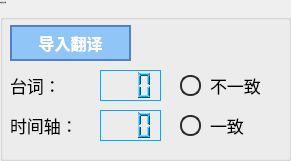
   <widget class="QGroupBox" name="groupBox_4">
    <property name="geometry">
     <rect>
      <x>530</x>
      <y>270</y>
      <width>291</width>
      <height>161</height>
     </rect>
    </property>
    <property name="font">
     <font>
      <family>微软雅黑</family>
      <pointsize>-1</pointsize>
     </font>
    </property>
    <property name="title">
     <string>内嵌英文字幕</string>
    </property>
    <widget class="QLabel" name="label_24">
     <property name="geometry">
      <rect>
       <x>10</x>
       <y>70</y>
       <width>61</width>
       <height>31</height>
      </rect>
     </property>
     <property name="font">
      <font>
       <family>微软雅黑</family>
       <pointsize>13</pointsize>
      </font>
     </property>
     <property name="text">
      <string>台词：</string>
     </property>
    </widget>
    <widget class="QLCDNumber" name="cnlines_2">
     <property name="geometry">
      <rect>
       <x>100</x>
       <y>70</y>
       <width>61</width>
       <height>31</height>
      </rect>
     </property>
     <property name="palette">
      <palette>
       <active>
        <colorrole role="WindowText">
         <brush brushstyle="SolidPattern">
          <color alpha="255">
           <red>0</red>
           <green>170</green>
           <blue>255</blue>
          </color>
         </brush>
        </colorrole>
        <colorrole role="Button">
         <brush brushstyle="SolidPattern">
          <color alpha="255">
           <red>179</red>
           <green>216</green>
           <blue>247</blue>
          </color>
         </brush>
        </colorrole>
        <colorrole role="Light">
         <brush brushstyle="SolidPattern">
          <color alpha="255">
           <red>127</red>
           <green>213</green>
           <blue>255</blue>
          </color>
         </brush>
        </colorrole>
        <colorrole role="Midlight">
         <brush brushstyle="SolidPattern">
          <color alpha="255">
           <red>63</red>
           <green>191</green>
           <blue>255</blue>
          </color>
         </brush>
        </colorrole>
        <colorrole role="Dark">
         <brush brushstyle="SolidPattern">
          <color alpha="255">
           <red>0</red>
           <green>85</green>
           <blue>127</blue>
          </color>
         </brush>
        </colorrole>
        <colorrole role="Mid">
         <brush brushstyle="SolidPattern">
          <color alpha="255">
           <red>0</red>
           <green>113</green>
           <blue>170</blue>
          </color>
         </brush>
        </colorrole>
        <colorrole role="Text">
         <brush brushstyle="SolidPattern">
          <color alpha="255">
           <red>0</red>
           <green>0</green>
           <blue>0</blue>
          </color>
         </brush>
        </colorrole>
        <colorrole role="BrightText">
         <brush brushstyle="SolidPattern">
          <color alpha="255">
           <red>255</red>
           <green>255</green>
           <blue>255</blue>
          </color>
         </brush>
        </colorrole>
        <colorrole role="ButtonText">
         <brush brushstyle="SolidPattern">
          <color alpha="255">
           <red>0</red>
           <green>0</green>
           <blue>0</blue>
          </color>
         </brush>
        </colorrole>
        <colorrole role="Base">
         <brush brushstyle="SolidPattern">
          <color alpha="255">
           <red>179</red>
           <green>216</green>
           <blue>247</blue>
          </color>
         </brush>
        </colorrole>
        <colorrole role="Window">
         <brush brushstyle="SolidPattern">
          <color alpha="255">
           <red>179</red>
           <green>216</green>
           <blue>247</blue>
          </color>
         </brush>
        </colorrole>
        <colorrole role="Shadow">
         <brush brushstyle="SolidPattern">
          <color alpha="255">
           <red>0</red>
           <green>0</green>
           <blue>0</blue>
          </color>
         </brush>
        </colorrole>
        <colorrole role="AlternateBase">
         <brush brushstyle="SolidPattern">
          <color alpha="255">
           <red>127</red>
           <green>212</green>
           <blue>255</blue>
          </color>
         </brush>
        </colorrole>
        <colorrole role="ToolTipBase">
         <brush brushstyle="SolidPattern">
          <color alpha="255">
           <red>255</red>
           <green>255</green>
           <blue>220</blue>
          </color>
         </brush>
        </colorrole>
        <colorrole role="ToolTipText">
         <brush brushstyle="SolidPattern">
          <color alpha="255">
           <red>0</red>
           <green>0</green>
           <blue>0</blue>
          </color>
         </brush>
        </colorrole>
        <colorrole role="PlaceholderText">
         <brush brushstyle="SolidPattern">
          <color alpha="128">
           <red>0</red>
           <green>0</green>
           <blue>0</blue>
          </color>
         </brush>
        </colorrole>
       </active>
       <inactive>
        <colorrole role="WindowText">
         <brush brushstyle="SolidPattern">
          <color alpha="255">
           <red>0</red>
           <green>170</green>
           <blue>255</blue>
          </color>
         </brush>
        </colorrole>
        <colorrole role="Button">
         <brush brushstyle="SolidPattern">
          <color alpha="255">
           <red>179</red>
           <green>216</green>
           <blue>247</blue>
          </color>
         </brush>
        </colorrole>
        <colorrole role="Light">
         <brush brushstyle="SolidPattern">
          <color alpha="255">
           <red>127</red>
           <green>213</green>
           <blue>255</blue>
          </color>
         </brush>
        </colorrole>
        <colorrole role="Midlight">
         <brush brushstyle="SolidPattern">
          <color alpha="255">
           <red>63</red>
           <green>191</green>
           <blue>255</blue>
          </color>
         </brush>
        </colorrole>
        <colorrole role="Dark">
         <brush brushstyle="SolidPattern">
          <color alpha="255">
           <red>0</red>
           <green>85</green>
           <blue>127</blue>
          </color>
         </brush>
        </colorrole>
        <colorrole role="Mid">
         <brush brushstyle="SolidPattern">
          <color alpha="255">
           <red>0</red>
           <green>113</green>
           <blue>170</blue>
          </color>
         </brush>
        </colorrole>
        <colorrole role="Text">
         <brush brushstyle="SolidPattern">
          <color alpha="255">
           <red>0</red>
           <green>0</green>
           <blue>0</blue>
          </color>
         </brush>
        </colorrole>
        <colorrole role="BrightText">
         <brush brushstyle="SolidPattern">
          <color alpha="255">
           <red>255</red>
           <green>255</green>
           <blue>255</blue>
          </color>
         </brush>
        </colorrole>
        <colorrole role="ButtonText">
         <brush brushstyle="SolidPattern">
          <color alpha="255">
           <red>0</red>
           <green>0</green>
           <blue>0</blue>
          </color>
         </brush>
        </colorrole>
        <colorrole role="Base">
         <brush brushstyle="SolidPattern">
          <color alpha="255">
           <red>179</red>
           <green>216</green>
           <blue>247</blue>
          </color>
         </brush>
        </colorrole>
        <colorrole role="Window">
         <brush brushstyle="SolidPattern">
          <color alpha="255">
           <red>179</red>
           <green>216</green>
           <blue>247</blue>
          </color>
         </brush>
        </colorrole>
        <colorrole role="Shadow">
         <brush brushstyle="SolidPattern">
          <color alpha="255">
           <red>0</red>
           <green>0</green>
           <blue>0</blue>
          </color>
         </brush>
        </colorrole>
        <colorrole role="AlternateBase">
         <brush brushstyle="SolidPattern">
          <color alpha="255">
           <red>127</red>
           <green>212</green>
           <blue>255</blue>
          </color>
         </brush>
        </colorrole>
        <colorrole role="ToolTipBase">
         <brush brushstyle="SolidPattern">
          <color alpha="255">
           <red>255</red>
           <green>255</green>
           <blue>220</blue>
          </color>
         </brush>
        </colorrole>
        <colorrole role="ToolTipText">
         <brush brushstyle="SolidPattern">
          <color alpha="255">
           <red>0</red>
           <green>0</green>
           <blue>0</blue>
          </color>
         </brush>
        </colorrole>
        <colorrole role="PlaceholderText">
         <brush brushstyle="SolidPattern">
          <color alpha="128">
           <red>0</red>
           <green>0</green>
           <blue>0</blue>
          </color>
         </brush>
        </colorrole>
       </inactive>
       <disabled>
        <colorrole role="WindowText">
         <brush brushstyle="SolidPattern">
          <color alpha="255">
           <red>0</red>
           <green>85</green>
           <blue>127</blue>
          </color>
         </brush>
        </colorrole>
        <colorrole role="Button">
         <brush brushstyle="SolidPattern">
          <color alpha="255">
           <red>179</red>
           <green>216</green>
           <blue>247</blue>
          </color>
         </brush>
        </colorrole>
        <colorrole role="Light">
         <brush brushstyle="SolidPattern">
          <color alpha="255">
           <red>127</red>
           <green>213</green>
           <blue>255</blue>
          </color>
         </brush>
        </colorrole>
        <colorrole role="Midlight">
         <brush brushstyle="SolidPattern">
          <color alpha="255">
           <red>63</red>
           <green>191</green>
           <blue>255</blue>
          </color>
         </brush>
        </colorrole>
        <colorrole role="Dark">
         <brush brushstyle="SolidPattern">
          <color alpha="255">
           <red>0</red>
           <green>85</green>
           <blue>127</blue>
          </color>
         </brush>
        </colorrole>
        <colorrole role="Mid">
         <brush brushstyle="SolidPattern">
          <color alpha="255">
           <red>0</red>
           <green>113</green>
           <blue>170</blue>
          </color>
         </brush>
        </colorrole>
        <colorrole role="Text">
         <brush brushstyle="SolidPattern">
          <color alpha="255">
           <red>0</red>
           <green>85</green>
           <blue>127</blue>
          </color>
         </brush>
        </colorrole>
        <colorrole role="BrightText">
         <brush brushstyle="SolidPattern">
          <color alpha="255">
           <red>255</red>
           <green>255</green>
           <blue>255</blue>
          </color>
         </brush>
        </colorrole>
        <colorrole role="ButtonText">
         <brush brushstyle="SolidPattern">
          <color alpha="255">
           <red>0</red>
           <green>85</green>
           <blue>127</blue>
          </color>
         </brush>
        </colorrole>
        <colorrole role="Base">
         <brush brushstyle="SolidPattern">
          <color alpha="255">
           <red>179</red>
           <green>216</green>
           <blue>247</blue>
          </color>
         </brush>
        </colorrole>
        <colorrole role="Window">
         <brush brushstyle="SolidPattern">
          <color alpha="255">
           <red>179</red>
           <green>216</green>
           <blue>247</blue>
          </color>
         </brush>
        </colorrole>
        <colorrole role="Shadow">
         <brush brushstyle="SolidPattern">
          <color alpha="255">
           <red>0</red>
           <green>0</green>
           <blue>0</blue>
          </color>
         </brush>
        </colorrole>
        <colorrole role="AlternateBase">
         <brush brushstyle="SolidPattern">
          <color alpha="255">
           <red>0</red>
           <green>170</green>
           <blue>255</blue>
          </color>
         </brush>
        </colorrole>
        <colorrole role="ToolTipBase">
         <brush brushstyle="SolidPattern">
          <color alpha="255">
           <red>255</red>
           <green>255</green>
           <blue>220</blue>
          </color>
         </brush>
        </colorrole>
        <colorrole role="ToolTipText">
         <brush brushstyle="SolidPattern">
          <color alpha="255">
           <red>0</red>
           <green>0</green>
           <blue>0</blue>
          </color>
         </brush>
        </colorrole>
        <colorrole role="PlaceholderText">
         <brush brushstyle="SolidPattern">
          <color alpha="128">
           <red>0</red>
           <green>0</green>
           <blue>0</blue>
          </color>
         </brush>
        </colorrole>
       </disabled>
      </palette>
     </property>
     <property name="frameShape">
      <enum>QFrame::Panel</enum>
     </property>
     <property name="frameShadow">
      <enum>QFrame::Plain</enum>
     </property>
     <property name="lineWidth">
      <number>1</number>
     </property>
     <property name="smallDecimalPoint">
      <bool>false</bool>
     </property>
     <property name="digitCount">
      <number>3</number>
     </property>
     <property name="mode">
      <enum>QLCDNumber::Dec</enum>
     </property>
     <property name="segmentStyle">
      <enum>QLCDNumber::Filled</enum>
     </property>
     <property name="intValue" stdset="0">
      <number>0</number>
     </property>
    </widget>
    <widget class="QPushButton" name="importcn">
     <property name="geometry">
      <rect>
       <x>10</x>
       <y>25</y>
       <width>121</width>
       <height>36</height>
      </rect>
     </property>
     <property name="font">
      <font>
       <family>微软雅黑</family>
       <pointsize>12</pointsize>
       <weight>75</weight>
       <bold>true</bold>
      </font>
     </property>
     <property name="styleSheet">
      <string notr="true">QPushButton{
        border: solid;
		border-width:2px;
		border-color:rgb(84,127,201);
}

QPushButton:enabled:hover
{
        background: rgb(104, 167, 218);
        color: white;
}

QPushButton:enabled 
{
        background: rgb(144, 197, 248);
        color: white;
}

QPushButton:enabled:pressed{
        background: rgb(124, 147, 255);
		border-color:rgb(104,147,231);
}</string>
     </property>
     <property name="text">
      <string>导入翻译</string>
     </property>
    </widget>
    <widget class="QLabel" name="label_25">
     <property name="geometry">
      <rect>
       <x>10</x>
       <y>110</y>
       <width>81</width>
       <height>31</height>
      </rect>
     </property>
     <property name="font">
      <font>
       <family>微软雅黑</family>
       <pointsize>13</pointsize>
      </font>
     </property>
     <property name="text">
      <string>时间轴：</string>
     </property>
    </widget>
    <widget class="QLCDNumber" name="timelineled">
     <property name="geometry">
      <rect>
       <x>100</x>
       <y>110</y>
       <width>61</width>
       <height>31</height>
      </rect>
     </property>
     <property name="palette">
      <palette>
       <active>
        <colorrole role="WindowText">
         <brush brushstyle="SolidPattern">
          <color alpha="255">
           <red>0</red>
           <green>170</green>
           <blue>255</blue>
          </color>
         </brush>
        </colorrole>
        <colorrole role="Button">
         <brush brushstyle="SolidPattern">
          <color alpha="255">
           <red>179</red>
           <green>216</green>
           <blue>247</blue>
          </color>
         </brush>
        </colorrole>
        <colorrole role="Light">
         <brush brushstyle="SolidPattern">
          <color alpha="255">
           <red>127</red>
           <green>213</green>
           <blue>255</blue>
          </color>
         </brush>
        </colorrole>
        <colorrole role="Midlight">
         <brush brushstyle="SolidPattern">
          <color alpha="255">
           <red>63</red>
           <green>191</green>
           <blue>255</blue>
          </color>
         </brush>
        </colorrole>
        <colorrole role="Dark">
         <brush brushstyle="SolidPattern">
          <color alpha="255">
           <red>0</red>
           <green>85</green>
           <blue>127</blue>
          </color>
         </brush>
        </colorrole>
        <colorrole role="Mid">
         <brush brushstyle="SolidPattern">
          <color alpha="255">
           <red>0</red>
           <green>113</green>
           <blue>170</blue>
          </color>
         </brush>
        </colorrole>
        <colorrole role="Text">
         <brush brushstyle="SolidPattern">
          <color alpha="255">
           <red>0</red>
           <green>0</green>
           <blue>0</blue>
          </color>
         </brush>
        </colorrole>
        <colorrole role="BrightText">
         <brush brushstyle="SolidPattern">
          <color alpha="255">
           <red>255</red>
           <green>255</green>
           <blue>255</blue>
          </color>
         </brush>
        </colorrole>
        <colorrole role="ButtonText">
         <brush brushstyle="SolidPattern">
          <color alpha="255">
           <red>0</red>
           <green>0</green>
           <blue>0</blue>
          </color>
         </brush>
        </colorrole>
        <colorrole role="Base">
         <brush brushstyle="SolidPattern">
          <color alpha="255">
           <red>179</red>
           <green>216</green>
           <blue>247</blue>
          </color>
         </brush>
        </colorrole>
        <colorrole role="Window">
         <brush brushstyle="SolidPattern">
          <color alpha="255">
           <red>179</red>
           <green>216</green>
           <blue>247</blue>
          </color>
         </brush>
        </colorrole>
        <colorrole role="Shadow">
         <brush brushstyle="SolidPattern">
          <color alpha="255">
           <red>0</red>
           <green>0</green>
           <blue>0</blue>
          </color>
         </brush>
        </colorrole>
        <colorrole role="AlternateBase">
         <brush brushstyle="SolidPattern">
          <color alpha="255">
           <red>127</red>
           <green>212</green>
           <blue>255</blue>
          </color>
         </brush>
        </colorrole>
        <colorrole role="ToolTipBase">
         <brush brushstyle="SolidPattern">
          <color alpha="255">
           <red>255</red>
           <green>255</green>
           <blue>220</blue>
          </color>
         </brush>
        </colorrole>
        <colorrole role="ToolTipText">
         <brush brushstyle="SolidPattern">
          <color alpha="255">
           <red>0</red>
           <green>0</green>
           <blue>0</blue>
          </color>
         </brush>
        </colorrole>
        <colorrole role="PlaceholderText">
         <brush brushstyle="SolidPattern">
          <color alpha="128">
           <red>0</red>
           <green>0</green>
           <blue>0</blue>
          </color>
         </brush>
        </colorrole>
       </active>
       <inactive>
        <colorrole role="WindowText">
         <brush brushstyle="SolidPattern">
          <color alpha="255">
           <red>0</red>
           <green>170</green>
           <blue>255</blue>
          </color>
         </brush>
        </colorrole>
        <colorrole role="Button">
         <brush brushstyle="SolidPattern">
          <color alpha="255">
           <red>179</red>
           <green>216</green>
           <blue>247</blue>
          </color>
         </brush>
        </colorrole>
        <colorrole role="Light">
         <brush brushstyle="SolidPattern">
          <color alpha="255">
           <red>127</red>
           <green>213</green>
           <blue>255</blue>
          </color>
         </brush>
        </colorrole>
        <colorrole role="Midlight">
         <brush brushstyle="SolidPattern">
          <color alpha="255">
           <red>63</red>
           <green>191</green>
           <blue>255</blue>
          </color>
         </brush>
        </colorrole>
        <colorrole role="Dark">
         <brush brushstyle="SolidPattern">
          <color alpha="255">
           <red>0</red>
           <green>85</green>
           <blue>127</blue>
          </color>
         </brush>
        </colorrole>
        <colorrole role="Mid">
         <brush brushstyle="SolidPattern">
          <color alpha="255">
           <red>0</red>
           <green>113</green>
           <blue>170</blue>
          </color>
         </brush>
        </colorrole>
        <colorrole role="Text">
         <brush brushstyle="SolidPattern">
          <color alpha="255">
           <red>0</red>
           <green>0</green>
           <blue>0</blue>
          </color>
         </brush>
        </colorrole>
        <colorrole role="BrightText">
         <brush brushstyle="SolidPattern">
          <color alpha="255">
           <red>255</red>
           <green>255</green>
           <blue>255</blue>
          </color>
         </brush>
        </colorrole>
        <colorrole role="ButtonText">
         <brush brushstyle="SolidPattern">
          <color alpha="255">
           <red>0</red>
           <green>0</green>
           <blue>0</blue>
          </color>
         </brush>
        </colorrole>
        <colorrole role="Base">
         <brush brushstyle="SolidPattern">
          <color alpha="255">
           <red>179</red>
           <green>216</green>
           <blue>247</blue>
          </color>
         </brush>
        </colorrole>
        <colorrole role="Window">
         <brush brushstyle="SolidPattern">
          <color alpha="255">
           <red>179</red>
           <green>216</green>
           <blue>247</blue>
          </color>
         </brush>
        </colorrole>
        <colorrole role="Shadow">
         <brush brushstyle="SolidPattern">
          <color alpha="255">
           <red>0</red>
           <green>0</green>
           <blue>0</blue>
          </color>
         </brush>
        </colorrole>
        <colorrole role="AlternateBase">
         <brush brushstyle="SolidPattern">
          <color alpha="255">
           <red>127</red>
           <green>212</green>
           <blue>255</blue>
          </color>
         </brush>
        </colorrole>
        <colorrole role="ToolTipBase">
         <brush brushstyle="SolidPattern">
          <color alpha="255">
           <red>255</red>
           <green>255</green>
           <blue>220</blue>
          </color>
         </brush>
        </colorrole>
        <colorrole role="ToolTipText">
         <brush brushstyle="SolidPattern">
          <color alpha="255">
           <red>0</red>
           <green>0</green>
           <blue>0</blue>
          </color>
         </brush>
        </colorrole>
        <colorrole role="PlaceholderText">
         <brush brushstyle="SolidPattern">
          <color alpha="128">
           <red>0</red>
           <green>0</green>
           <blue>0</blue>
          </color>
         </brush>
        </colorrole>
       </inactive>
       <disabled>
        <colorrole role="WindowText">
         <brush brushstyle="SolidPattern">
          <color alpha="255">
           <red>0</red>
           <green>85</green>
           <blue>127</blue>
          </color>
         </brush>
        </colorrole>
        <colorrole role="Button">
         <brush brushstyle="SolidPattern">
          <color alpha="255">
           <red>179</red>
           <green>216</green>
           <blue>247</blue>
          </color>
         </brush>
        </colorrole>
        <colorrole role="Light">
         <brush brushstyle="SolidPattern">
          <color alpha="255">
           <red>127</red>
           <green>213</green>
           <blue>255</blue>
          </color>
         </brush>
        </colorrole>
        <colorrole role="Midlight">
         <brush brushstyle="SolidPattern">
          <color alpha="255">
           <red>63</red>
           <green>191</green>
           <blue>255</blue>
          </color>
         </brush>
        </colorrole>
        <colorrole role="Dark">
         <brush brushstyle="SolidPattern">
          <color alpha="255">
           <red>0</red>
           <green>85</green>
           <blue>127</blue>
          </color>
         </brush>
        </colorrole>
        <colorrole role="Mid">
         <brush brushstyle="SolidPattern">
          <color alpha="255">
           <red>0</red>
           <green>113</green>
           <blue>170</blue>
          </color>
         </brush>
        </colorrole>
        <colorrole role="Text">
         <brush brushstyle="SolidPattern">
          <color alpha="255">
           <red>0</red>
           <green>85</green>
           <blue>127</blue>
          </color>
         </brush>
        </colorrole>
        <colorrole role="BrightText">
         <brush brushstyle="SolidPattern">
          <color alpha="255">
           <red>255</red>
           <green>255</green>
           <blue>255</blue>
          </color>
         </brush>
        </colorrole>
        <colorrole role="ButtonText">
         <brush brushstyle="SolidPattern">
          <color alpha="255">
           <red>0</red>
           <green>85</green>
           <blue>127</blue>
          </color>
         </brush>
        </colorrole>
        <colorrole role="Base">
         <brush brushstyle="SolidPattern">
          <color alpha="255">
           <red>179</red>
           <green>216</green>
           <blue>247</blue>
          </color>
         </brush>
        </colorrole>
        <colorrole role="Window">
         <brush brushstyle="SolidPattern">
          <color alpha="255">
           <red>179</red>
           <green>216</green>
           <blue>247</blue>
          </color>
         </brush>
        </colorrole>
        <colorrole role="Shadow">
         <brush brushstyle="SolidPattern">
          <color alpha="255">
           <red>0</red>
           <green>0</green>
           <blue>0</blue>
          </color>
         </brush>
        </colorrole>
        <colorrole role="AlternateBase">
         <brush brushstyle="SolidPattern">
          <color alpha="255">
           <red>0</red>
           <green>170</green>
           <blue>255</blue>
          </color>
         </brush>
        </colorrole>
        <colorrole role="ToolTipBase">
         <brush brushstyle="SolidPattern">
          <color alpha="255">
           <red>255</red>
           <green>255</green>
           <blue>220</blue>
          </color>
         </brush>
        </colorrole>
        <colorrole role="ToolTipText">
         <brush brushstyle="SolidPattern">
          <color alpha="255">
           <red>0</red>
           <green>0</green>
           <blue>0</blue>
          </color>
         </brush>
        </colorrole>
        <colorrole role="PlaceholderText">
         <brush brushstyle="SolidPattern">
          <color alpha="128">
           <red>0</red>
           <green>0</green>
           <blue>0</blue>
          </color>
         </brush>
        </colorrole>
       </disabled>
      </palette>
     </property>
     <property name="frameShape">
      <enum>QFrame::Panel</enum>
     </property>
     <property name="frameShadow">
      <enum>QFrame::Plain</enum>
     </property>
     <property name="lineWidth">
      <number>1</number>
     </property>
     <property name="smallDecimalPoint">
      <bool>false</bool>
     </property>
     <property name="digitCount">
      <number>3</number>
     </property>
     <property name="mode">
      <enum>QLCDNumber::Dec</enum>
     </property>
     <property name="segmentStyle">
      <enum>QLCDNumber::Filled</enum>
     </property>
     <property name="intValue" stdset="0">
      <number>0</number>
     </property>
    </widget>
    <widget class="QLabel" name="label_26">
     <property name="geometry">
      <rect>
       <x>210</x>
       <y>70</y>
       <width>71</width>
       <height>31</height>
      </rect>
     </property>
     <property name="font">
      <font>
       <family>微软雅黑</family>
       <pointsize>13</pointsize>
      </font>
     </property>
     <property name="text">
      <string>不一致</string>
     </property>
    </widget>
    <widget class="QLabel" name="notsame_2">
     <property name="geometry">
      <rect>
       <x>180</x>
       <y>75</y>
       <width>21</width>
       <height>21</height>
      </rect>
     </property>
     <property name="styleSheet">
      <string notr="true">border:solid;
border-width:2px;
border-color:rgb(44,43,41);
border-radius:10px;
background:rgb(255, 0, 0,0)</string>
     </property>
     <property name="text">
      <string/>
     </property>
    </widget>
    <widget class="QLabel" name="same_2">
     <property name="geometry">
      <rect>
       <x>180</x>
       <y>115</y>
       <width>21</width>
       <height>21</height>
      </rect>
     </property>
     <property name="styleSheet">
      <string notr="true">border:solid;
border-width:2px;
border-color:rgb(44,43,41);
border-radius:10px;
background:rgb(9, 247,104,0)</string>
     </property>
     <property name="text">
      <string/>
     </property>
    </widget>
    <widget class="QLabel" name="label_27">
     <property name="geometry">
      <rect>
       <x>210</x>
       <y>110</y>
       <width>51</width>
       <height>31</height>
      </rect>
     </property>
     <property name="font">
      <font>
       <family>微软雅黑</family>
       <pointsize>13</pointsize>
      </font>
     </property>
     <property name="text">
      <string>一致</string>
     </property>
    </widget>
   </widget>
